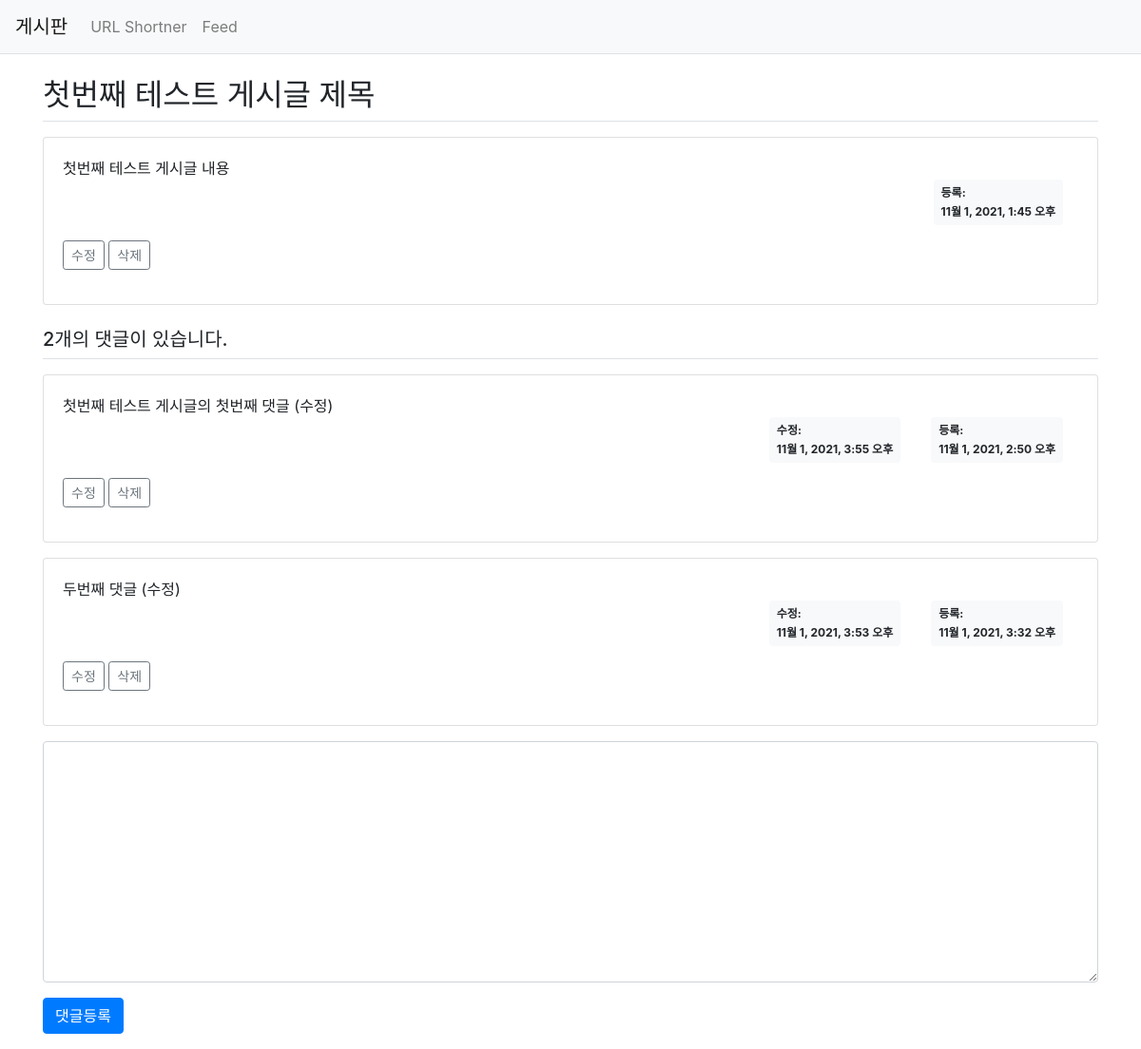
The page /board/1/ on the database its author committed.
### pybo/models.py (models this page shows, shortened)
class Question(models.Model):
    subject = models.CharField(max_length=200)
    content = models.TextField()
    modify_date = models.DateTimeField(null=True, blank=True)
    create_date = models.DateTimeField()

class Answer(models.Model):
    question = models.ForeignKey(Question, on_delete=models.CASCADE)
    content = models.TextField()
    modify_date = models.DateTimeField(null=True, blank=True)
    create_date = models.DateTimeField()

### pybo/views.py (the view)
# urls.py: path('<int:question_id>/', views.detail, name='detail'),
def detail(request, question_id):
    question = get_object_or_404(Question, pk=question_id)
    context = {'question': question}
    return render(request, 'pybo/question_detail.html', context)

### templates/pybo/question_detail.html (shortened to what this page needs)
{% extends 'base.html' %}
{% block content %}
<div class="container my-3">
    <h2 class="border-bottom py-2">{{ question.subject }}</h2>
    <div class="card my-3">
        <div class="card-body">
            <div class="card-text" style="white-space: pre-line;">{{ question.content }}</div>
            <div class="d-flex justify-content-end">
                <div class="badge badge-light p-2 text-left mx-3">
                    <div class="mb-2">등록: </div>
                    <div>{{ question.create_date }}</div>
                </div>
            </div>
                <div class="my-3">
                <a href="{% url 'pybo:question_modify' question.id  %}"
               class="btn btn-sm btn-outline-secondary">수정</a>
                    <a href="#" class="delete btn btn-sm btn-outline-secondary"
       data-uri="{% url 'pybo:question_delete' question.id  %}">삭제</a>
            </div>
        </div>
    </div>
    <h5 class="border-bottom my-3 py-2">{{question.answer_set.count}}개의 댓글이 있습니다.</h5>
    {% for answer in question.answer_set.all %}
    <div class="card my-3">
        <div class="card-body">
            <div class="card-text" style="white-space: pre-line;">{{ answer.content }}</div>
            <div class="d-flex justify-content-end">
                {% if answer.modify_date %}
                <div class="badge badge-light p-2 text-left mx-3">
                    <div class="mb-2">수정: </div>
                    <div>{{ answer.modify_date }}</div>
                </div>
                {% endif %}
                <div class="badge badge-light p-2 text-left mx-3" >
                    <div class="mb-2">등록: </div>
                    <div>{{ answer.create_date }}</div>
                </div>
            </div>
            <div class="my-3">
                <a href="{% url 'pybo:answer_modify' answer.id  %}"
               class="btn btn-sm btn-outline-secondary">수정</a>
                <a href="#" class="delete btn btn-sm btn-outline-secondary "
               data-uri="{% url 'pybo:answer_delete' answer.id  %}">삭제</a>
            </div>
        </div>
    </div>
    {% endfor %}
    <form action="{% url 'pybo:answer_create' question.id %}" method="post" class="my-3">
        <div class="form-group">
            <textarea name="content" id="content" class="form-control" rows="10"></textarea>
        </div>
        <input type="submit" value="댓글등록" class="btn btn-primary">
    </form>
</div>
{% endblock %}

### rows shown on the page
Question: subject "첫번째 테스트 게시글 제목", content "첫번째 테스트 게시글 내용", create_date "11월 1, 2021, 1:45 오후", answer_set.count "2"
Answer: content "첫번째 테스트 게시글의 첫번째 댓글 (수정)", modify_date "11월 1, 2021, 3:55 오후", create_date "11월 1, 2021, 2:50 오후"
Answer: content "두번째 댓글 (수정)", modify_date "11월 1, 2021, 3:53 오후", create_date "11월 1, 2021, 3:32 오후"
